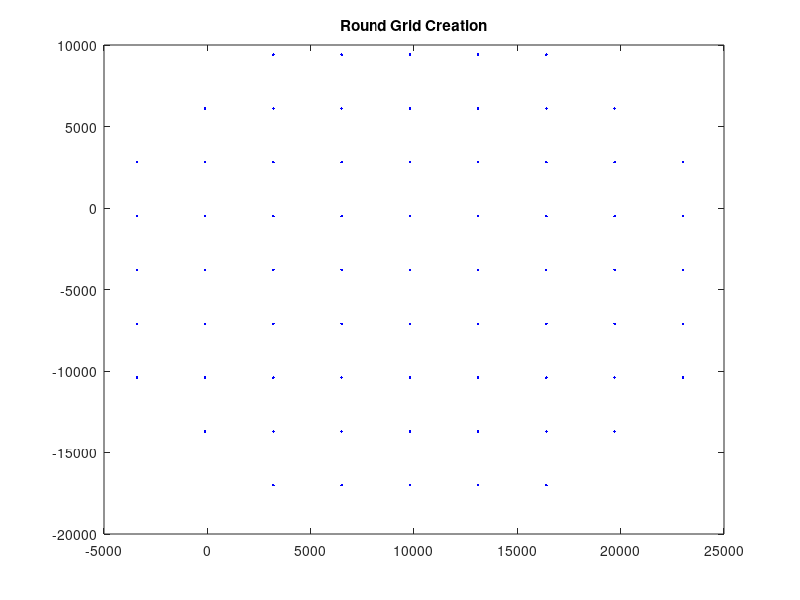
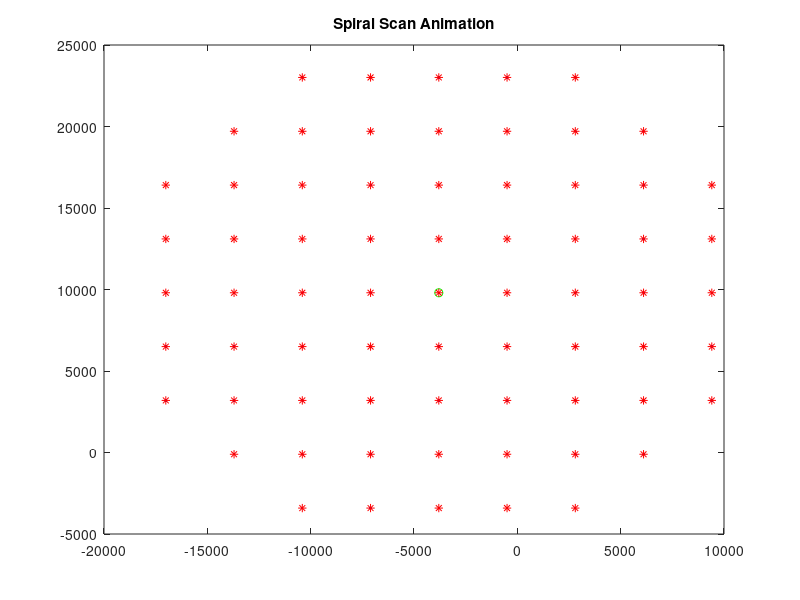

Reproduce these figures in MATLAB, in order.
function [xPositions, yPositions] = createRoundGridSpiral()
%% Petri Dish Scanning - this will create a raster scan pattern of a petri dish, simply give the function the center of the stage, the size of the petri dish, and how much trim you want at the edges
%For conventions sake all coordinates are listed here in Cartesian
%coordinates (X,Y) rather than Matlab coordinates (Y,X)

%% Input parameters
%Center of the dish at location [-12500, 8500] (units are in um)
homeX = 9800;
homeY = -3800;
% w = mmc.getImageWidth();
% h = mmc.getImageHeight();

w = 2048;
h = 2048;
%Petri dish dimensions, assume it's round, units in um
petriDiam = 50000;
%How many fields of view to trim around the borders of the petri dish to
%ensure that edge effects are not captured. MUST BE AN INTEGER AMOUNT!!!
trim_amount = 2;

%% Now to create the raster scan pattern, we assume home is at (0,0) for now
% pixSize = mmc.getPixelSizeUm();
pixSize = 1.6125;
fovW = pixSize * w;
fovH = pixSize * h;
%Find out how many fields of view in the x direction
numFovW = floor(petriDiam / fovW);
numFovH = floor(petriDiam / fovH);
%We now create a square grid centered at (0,0), taking into account how
%many fields of view we have to work with.
if rem(numFovW,2) == 0
    left = (numFovW/2-0.5)*fovW;
else
    left = floor(numFovW/2)*fovW;
end
if rem(numFovH,2) == 0
    bottom = (numFovH/2-0.5)*fovH;
else
    bottom = floor(numFovH/2)*fovH;
end
cols = -left:fovW:left;
rows = -bottom:fovW:bottom;
%Now calculate the x and y positions of the resultant (square) grid
[X, Y] = meshgrid(rows,cols);
%We will proceed by analyzing each column of positions and asking whether
%those positions fall within the petri dish. We will save each set of
%columns under one entry in the cell "X_columns" and "Y_columns"
petri_Radius = petriDiam/2 - trim_amount*sqrt(fovW^2 + fovH^2);

for j = 1:size(X,2)
    for i = 1:size(X,1)
        if sqrt((X(i,j))^2 + (Y(i,j))^2) > petri_Radius
            X(i,j) = NaN;
            Y(i,j) = NaN;
        end
        %         tempX = X(:,j);
        %         X_columns{j} = tempX(isnan(tempX)==0)+homeX;
        %         tempY = Y(:,j);
        %         Y_columns{j} = tempY(isnan(tempY)==0)+homeY;
    end
end
%Move everything from being centered at (0,0) to centered at (homeX, homeY)
X = X + homeX;
Y = Y + homeY;

%Find the total number of positions to scan through
numFOVs = numel(X) - sum(sum(isnan(X)))

%Now to create the final list of positions to scan through
xPositions = zeros(numFOVs,1);
yPositions = zeros(numFOVs,1);
currentXidx = round(size(X,2)/2);
currentYidx = round(size(Y,1)/2);
xPositions(1) = X(currentXidx, currentYidx);
yPositions(1) = Y(currentXidx, currentYidx);
direction = 'up';
dir_Array = [{'up'}, {'left'}, {'down'}, {'right'}];
directionIdx = 0; %Check how many times directions have changed. After changing direction twice, have to travel one additional FOV in the next direction
numSteps = 1; %For the directon we are traveling, how many FOVs to travel
idx = 1; %Keeps track which position to add next to x and yPositions
endcondition = 0;

while endcondition < 2;
    if directionIdx < 2
        directionIdx = directionIdx + 1;
        [xPositions, yPositions, idx] = travelCurrentDirection(direction,...
            numSteps,xPositions,yPositions,idx);
        %Now change direction
        next_Direction = find(strcmp(direction,dir_Array) == 1) + 1;
        if next_Direction == 5
            direction = 'up';
        else
            direction = dir_Array(next_Direction);
        end
    else
        directionIdx = 0;
        if numSteps <= size(X,1);
            numSteps = numSteps + 1;
        else
            endcondition = endcondition + 1;
        end
    end
end
xPositions(find(isnan(xPositions) == 1)) = [];
yPositions(find(isnan(yPositions) == 1)) = [];
save('50mm_plate_raster_scan_positions_spiral.mat','xPositions','yPositions');

%% Debugging section, comment out otherwise
figure();plot(X,Y,'b.');title('Round Grid Creation');
figure();plot(yPositions,xPositions,'b.');title('Spiral Scan Animation');
hold on;
plot(homeY,homeX,'go');
for i = 1:numel(xPositions)
    plot(yPositions(i),xPositions(i),'r*');
    pause(1/30);
end

    function [xPositions, yPositions,idx] = travelCurrentDirection(direction,numSteps,xPositions,yPositions,idx)
        numSteps = min(numSteps,size(X,1)-1);
        for k = 1:numSteps
            if strcmp(direction,'up') == 1
                currentYidx = currentYidx + 1;
                idx = idx + 1;
            elseif strcmp(direction,'left') == 1
                currentXidx = currentXidx - 1;
                idx = idx + 1;
            elseif strcmp(direction,'down') == 1
                currentYidx = currentYidx - 1;
                idx = idx + 1;
            elseif strcmp(direction,'right') == 1
                currentXidx = currentXidx + 1;
                idx = idx + 1;
            end
            xPositions(idx) = X(currentXidx, currentYidx);
            yPositions(idx) = Y(currentXidx, currentYidx);
        end
    end
end